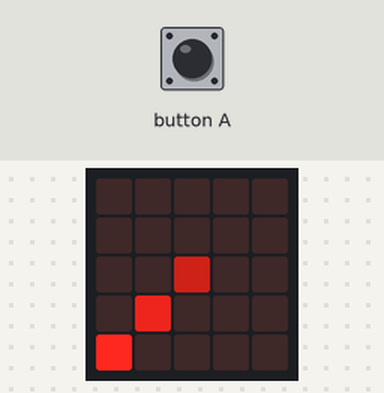
A program run on a simulated BBC micro:bit running MicroPython. Shown: the board's 5×5 LED display. The inputs (shaded band) are chosen by the test bench.

Above: at 0.7 s.
At 3.0 s:
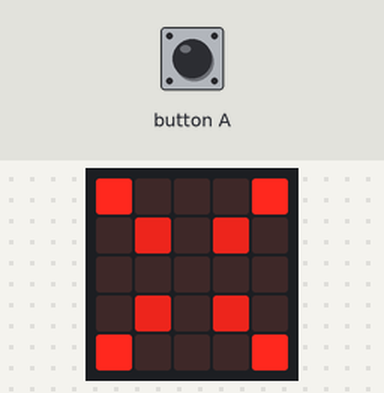
3.1 s: button A pressed for 0.15 s
At 3.15 s:
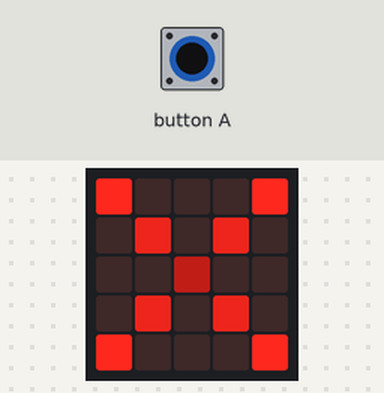
Timing chart, 0 to 6.1 s (numbered marks = the images above; inputs shaded):
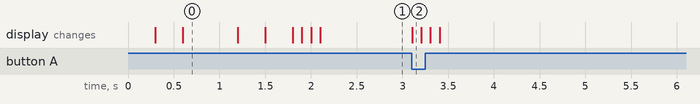

Measured:
- after the input at 3.1 s, the display: changes at once (image 2)
- what the display in image 0 shows lasts 0.6 s, from 0.6 s to 1.2 s

The program:

Alex.py
```python
from microbit import *

firework=(Image("00000:00000:00900:00000:00000"))
sleep(300)
firework2=(Image("00000:07070:00900:07070:00000"))
display.show(firework2)
firework3=(Image("40004:07070:00900:07070:40004"))
sleep(300)
firework4=(Image("00000:00000:00400:07000:90000"))
display.show(firework4)
sleep(300)
firework5=(Image("00000:00000:00400:07070:90009"))
sleep(300)
display.show(firework5)
firework6=(Image("90000:07000:00400:07070:90009"))
sleep(300)
display.show(firework6)
firework7=(Image("90009:07070:00400:07070:90009"))
sleep(300)
display.show(firework7)


def fade():
    for x in range(2, 3):
        for y in range(2, 3):
            br = display.get_pixel(x, y)
            if br > 0:
                display.set_pixel(x, y, br-1)
            sleep(100)


while True:
    if button_a.was_pressed():
        display.show(firework)
        display.show(firework2)
        display.show(firework3)
        display.show(firework4)
        display.show(firework5)
        display.show(firework6)
        display.show(firework7)
    fade()
fade()
fade()
fade()
fade()
```
